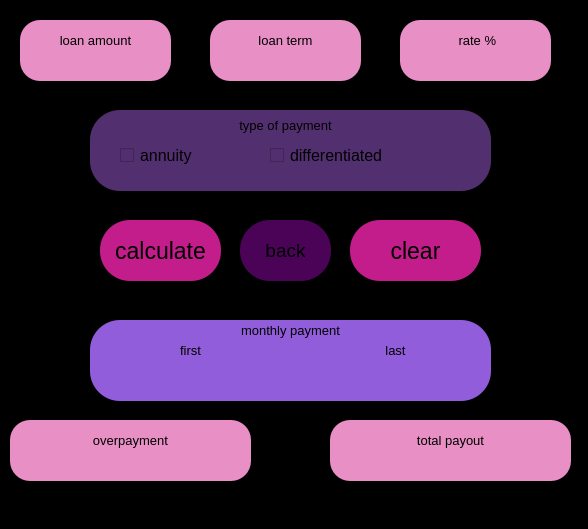
<?xml version="1.0" encoding="UTF-8"?>
<ui version="4.0">
 <class>creditWindow</class>
 <widget class="QMainWindow" name="creditWindow">
  <property name="geometry">
   <rect>
    <x>0</x>
    <y>0</y>
    <width>588</width>
    <height>529</height>
   </rect>
  </property>
  <property name="windowTitle">
   <string>MainWindow</string>
  </property>
  <property name="styleSheet">
   <string notr="true">background-color:black;</string>
  </property>
  <widget class="QWidget" name="centralwidget">
   <widget class="QLabel" name="label_10">
    <property name="geometry">
     <rect>
      <x>220</x>
      <y>320</y>
      <width>141</width>
      <height>21</height>
     </rect>
    </property>
    <property name="font">
     <font>
      <pointsize>10</pointsize>
     </font>
    </property>
    <property name="styleSheet">
     <string notr="true">
background-color : rgb(146, 93, 218);</string>
    </property>
    <property name="text">
     <string>monthly payment</string>
    </property>
    <property name="alignment">
     <set>Qt::AlignCenter</set>
    </property>
   </widget>
   <widget class="QCheckBox" name="checkBox_DIF">
    <property name="geometry">
     <rect>
      <x>270</x>
      <y>140</y>
      <width>191</width>
      <height>31</height>
     </rect>
    </property>
    <property name="font">
     <font>
      <pointsize>12</pointsize>
     </font>
    </property>
    <property name="styleSheet">
     <string notr="true">border-radius: 10px;
background-color : rgb(82, 47, 110);</string>
    </property>
    <property name="text">
     <string>differentiated</string>
    </property>
   </widget>
   <widget class="QLabel" name="label_11">
    <property name="geometry">
     <rect>
      <x>60</x>
      <y>430</y>
      <width>141</width>
      <height>21</height>
     </rect>
    </property>
    <property name="font">
     <font>
      <pointsize>10</pointsize>
     </font>
    </property>
    <property name="styleSheet">
     <string notr="true">background-color : rgb(232, 143, 197);</string>
    </property>
    <property name="text">
     <string>overpayment</string>
    </property>
    <property name="alignment">
     <set>Qt::AlignCenter</set>
    </property>
   </widget>
   <widget class="QCheckBox" name="checkBox_AN">
    <property name="geometry">
     <rect>
      <x>120</x>
      <y>140</y>
      <width>131</width>
      <height>31</height>
     </rect>
    </property>
    <property name="font">
     <font>
      <pointsize>12</pointsize>
     </font>
    </property>
    <property name="styleSheet">
     <string notr="true">border-radius: 10px;
background-color : rgb(82, 47, 110);</string>
    </property>
    <property name="text">
     <string>annuity</string>
    </property>
   </widget>
   <widget class="QPushButton" name="pushButton_back">
    <property name="geometry">
     <rect>
      <x>240</x>
      <y>220</y>
      <width>91</width>
      <height>61</height>
     </rect>
    </property>
    <property name="font">
     <font>
      <pointsize>14</pointsize>
     </font>
    </property>
    <property name="styleSheet">
     <string notr="true">QPushButton { 
border-radius: 30px;
background-color : rgb(74, 3, 86);
}
QPushButton pressed {
	background-color: qlineargradient(spread:pad, x1:0, y1:0, x2:1, y2:0, stop:0 rgba(0, 0, 0, 255), stop:1 rgba(255, 255, 255, 255));
}

QPushButton:hover {
    background-color : rgb(242, 202, 103);
}</string>
    </property>
    <property name="text">
     <string>back</string>
    </property>
   </widget>
   <widget class="QLabel" name="label_14">
    <property name="geometry">
     <rect>
      <x>360</x>
      <y>340</y>
      <width>71</width>
      <height>21</height>
     </rect>
    </property>
    <property name="font">
     <font>
      <pointsize>10</pointsize>
     </font>
    </property>
    <property name="styleSheet">
     <string notr="true">
background-color : rgb(146, 93, 218);</string>
    </property>
    <property name="text">
     <string>last</string>
    </property>
    <property name="alignment">
     <set>Qt::AlignCenter</set>
    </property>
   </widget>
   <widget class="QLineEdit" name="lineEdit_last_payment">
    <property name="geometry">
     <rect>
      <x>310</x>
      <y>350</y>
      <width>161</width>
      <height>41</height>
     </rect>
    </property>
    <property name="font">
     <font>
      <pointsize>21</pointsize>
     </font>
    </property>
    <property name="styleSheet">
     <string notr="true">border-radius: 30px;
background-color : rgb(146, 93, 218);</string>
    </property>
    <property name="text">
     <string/>
    </property>
    <property name="alignment">
     <set>Qt::AlignBottom|Qt::AlignHCenter</set>
    </property>
   </widget>
   <widget class="QLabel" name="label_3">
    <property name="geometry">
     <rect>
      <x>420</x>
      <y>30</y>
      <width>111</width>
      <height>21</height>
     </rect>
    </property>
    <property name="font">
     <font>
      <pointsize>10</pointsize>
     </font>
    </property>
    <property name="styleSheet">
     <string notr="true">background-color : rgb(232, 143, 197);</string>
    </property>
    <property name="text">
     <string> rate %</string>
    </property>
    <property name="alignment">
     <set>Qt::AlignCenter</set>
    </property>
   </widget>
   <widget class="QLabel" name="label_4">
    <property name="geometry">
     <rect>
      <x>230</x>
      <y>110</y>
      <width>111</width>
      <height>31</height>
     </rect>
    </property>
    <property name="font">
     <font>
      <pointsize>10</pointsize>
     </font>
    </property>
    <property name="styleSheet">
     <string notr="true">background-color : rgb(82, 47, 110);</string>
    </property>
    <property name="text">
     <string>type of payment</string>
    </property>
    <property name="alignment">
     <set>Qt::AlignCenter</set>
    </property>
   </widget>
   <widget class="QLabel" name="label_12">
    <property name="geometry">
     <rect>
      <x>400</x>
      <y>430</y>
      <width>101</width>
      <height>21</height>
     </rect>
    </property>
    <property name="font">
     <font>
      <pointsize>10</pointsize>
     </font>
    </property>
    <property name="styleSheet">
     <string notr="true">background-color : rgb(232, 143, 197);</string>
    </property>
    <property name="text">
     <string>total payout</string>
    </property>
    <property name="alignment">
     <set>Qt::AlignCenter</set>
    </property>
   </widget>
   <widget class="QLabel" name="label_2">
    <property name="geometry">
     <rect>
      <x>90</x>
      <y>320</y>
      <width>401</width>
      <height>81</height>
     </rect>
    </property>
    <property name="styleSheet">
     <string notr="true">border-radius: 30px;
background-color : rgb(146, 93, 218);</string>
    </property>
    <property name="text">
     <string/>
    </property>
   </widget>
   <widget class="QPushButton" name="pushButton_calk_res">
    <property name="geometry">
     <rect>
      <x>100</x>
      <y>220</y>
      <width>121</width>
      <height>61</height>
     </rect>
    </property>
    <property name="font">
     <font>
      <pointsize>17</pointsize>
     </font>
    </property>
    <property name="styleSheet">
     <string notr="true">QPushButton { 
border-radius: 30px;
background-color : rgb(195, 28, 139);
}

QPushButton:hover {
    background-color : rgb(102, 104, 104);

}</string>
    </property>
    <property name="text">
     <string>calculate</string>
    </property>
   </widget>
   <widget class="QLabel" name="label_8">
    <property name="geometry">
     <rect>
      <x>40</x>
      <y>30</y>
      <width>111</width>
      <height>21</height>
     </rect>
    </property>
    <property name="font">
     <font>
      <pointsize>10</pointsize>
     </font>
    </property>
    <property name="styleSheet">
     <string notr="true">background-color : rgb(232, 143, 197);</string>
    </property>
    <property name="text">
     <string>loan amount</string>
    </property>
    <property name="alignment">
     <set>Qt::AlignCenter</set>
    </property>
   </widget>
   <widget class="QLineEdit" name="lineEdit_overpayment">
    <property name="geometry">
     <rect>
      <x>10</x>
      <y>420</y>
      <width>241</width>
      <height>61</height>
     </rect>
    </property>
    <property name="font">
     <font>
      <pointsize>21</pointsize>
     </font>
    </property>
    <property name="styleSheet">
     <string notr="true">border-radius: 20px;
background-color : rgb(232, 143, 197);</string>
    </property>
    <property name="text">
     <string/>
    </property>
    <property name="alignment">
     <set>Qt::AlignBottom|Qt::AlignHCenter</set>
    </property>
   </widget>
   <widget class="QLabel" name="label_13">
    <property name="geometry">
     <rect>
      <x>160</x>
      <y>340</y>
      <width>61</width>
      <height>21</height>
     </rect>
    </property>
    <property name="font">
     <font>
      <pointsize>10</pointsize>
     </font>
    </property>
    <property name="styleSheet">
     <string notr="true">background-color : rgb(146, 93, 218);</string>
    </property>
    <property name="text">
     <string>first</string>
    </property>
    <property name="alignment">
     <set>Qt::AlignCenter</set>
    </property>
   </widget>
   <widget class="QLabel" name="label">
    <property name="geometry">
     <rect>
      <x>90</x>
      <y>110</y>
      <width>401</width>
      <height>81</height>
     </rect>
    </property>
    <property name="styleSheet">
     <string notr="true">border-radius: 30px;
background-color : rgb(82, 47, 110);</string>
    </property>
    <property name="text">
     <string/>
    </property>
   </widget>
   <widget class="QLineEdit" name="lineEditcredit_sum">
    <property name="geometry">
     <rect>
      <x>20</x>
      <y>20</y>
      <width>151</width>
      <height>61</height>
     </rect>
    </property>
    <property name="font">
     <font>
      <pointsize>21</pointsize>
     </font>
    </property>
    <property name="styleSheet">
     <string notr="true">border-radius: 20px;
background-color : rgb(232, 143, 197);</string>
    </property>
    <property name="text">
     <string/>
    </property>
    <property name="alignment">
     <set>Qt::AlignBottom|Qt::AlignHCenter</set>
    </property>
   </widget>
   <widget class="QLineEdit" name="lineEdit_first_paymen">
    <property name="geometry">
     <rect>
      <x>110</x>
      <y>350</y>
      <width>161</width>
      <height>41</height>
     </rect>
    </property>
    <property name="font">
     <font>
      <pointsize>21</pointsize>
     </font>
    </property>
    <property name="styleSheet">
     <string notr="true">border-radius: 30px;
background-color : rgb(146, 93, 218);</string>
    </property>
    <property name="text">
     <string/>
    </property>
    <property name="alignment">
     <set>Qt::AlignBottom|Qt::AlignHCenter</set>
    </property>
   </widget>
   <widget class="QPushButton" name="pushButton_clear">
    <property name="geometry">
     <rect>
      <x>350</x>
      <y>220</y>
      <width>131</width>
      <height>61</height>
     </rect>
    </property>
    <property name="font">
     <font>
      <pointsize>17</pointsize>
     </font>
    </property>
    <property name="styleSheet">
     <string notr="true">QPushButton { 
border-radius: 30px;
background-color : rgb(195, 28, 139);
}

QPushButton:hover {
    background-color : rgb(102, 104, 104);
}</string>
    </property>
    <property name="text">
     <string>clear</string>
    </property>
   </widget>
   <widget class="QLineEdit" name="lineEdit_percent">
    <property name="geometry">
     <rect>
      <x>400</x>
      <y>20</y>
      <width>151</width>
      <height>61</height>
     </rect>
    </property>
    <property name="font">
     <font>
      <pointsize>21</pointsize>
     </font>
    </property>
    <property name="styleSheet">
     <string notr="true">border-radius: 20px;
background-color : rgb(232, 143, 197);</string>
    </property>
    <property name="text">
     <string/>
    </property>
    <property name="alignment">
     <set>Qt::AlignBottom|Qt::AlignHCenter</set>
    </property>
   </widget>
   <widget class="QLineEdit" name="lineEdit_total_payment">
    <property name="geometry">
     <rect>
      <x>330</x>
      <y>420</y>
      <width>241</width>
      <height>61</height>
     </rect>
    </property>
    <property name="font">
     <font>
      <pointsize>21</pointsize>
     </font>
    </property>
    <property name="styleSheet">
     <string notr="true">border-radius: 20px;
background-color : rgb(232, 143, 197);</string>
    </property>
    <property name="text">
     <string/>
    </property>
    <property name="alignment">
     <set>Qt::AlignBottom|Qt::AlignHCenter</set>
    </property>
   </widget>
   <widget class="QLabel" name="label_9">
    <property name="geometry">
     <rect>
      <x>230</x>
      <y>30</y>
      <width>111</width>
      <height>21</height>
     </rect>
    </property>
    <property name="font">
     <font>
      <pointsize>10</pointsize>
     </font>
    </property>
    <property name="styleSheet">
     <string notr="true">border-radius: 10px;
background-color : rgb(232, 143, 197);</string>
    </property>
    <property name="text">
     <string>loan term</string>
    </property>
    <property name="alignment">
     <set>Qt::AlignCenter</set>
    </property>
   </widget>
   <widget class="QLineEdit" name="lineEdit_credit_time">
    <property name="geometry">
     <rect>
      <x>210</x>
      <y>20</y>
      <width>151</width>
      <height>61</height>
     </rect>
    </property>
    <property name="font">
     <font>
      <pointsize>21</pointsize>
     </font>
    </property>
    <property name="styleSheet">
     <string notr="true">border-radius: 20px;
background-color : rgb(232, 143, 197);</string>
    </property>
    <property name="text">
     <string/>
    </property>
    <property name="alignment">
     <set>Qt::AlignBottom|Qt::AlignHCenter</set>
    </property>
   </widget>
   <zorder>label</zorder>
   <zorder>lineEditcredit_sum</zorder>
   <zorder>lineEdit_credit_time</zorder>
   <zorder>lineEdit_percent</zorder>
   <zorder>lineEdit_total_payment</zorder>
   <zorder>lineEdit_overpayment</zorder>
   <zorder>label_2</zorder>
   <zorder>label_10</zorder>
   <zorder>checkBox_DIF</zorder>
   <zorder>checkBox_AN</zorder>
   <zorder>pushButton_back</zorder>
   <zorder>lineEdit_last_payment</zorder>
   <zorder>label_3</zorder>
   <zorder>pushButton_calk_res</zorder>
   <zorder>label_8</zorder>
   <zorder>lineEdit_first_paymen</zorder>
   <zorder>pushButton_clear</zorder>
   <zorder>label_9</zorder>
   <zorder>label_14</zorder>
   <zorder>label_13</zorder>
   <zorder>label_12</zorder>
   <zorder>label_11</zorder>
   <zorder>label_4</zorder>
  </widget>
 </widget>
 <resources/>
 <connections/>
</ui>
